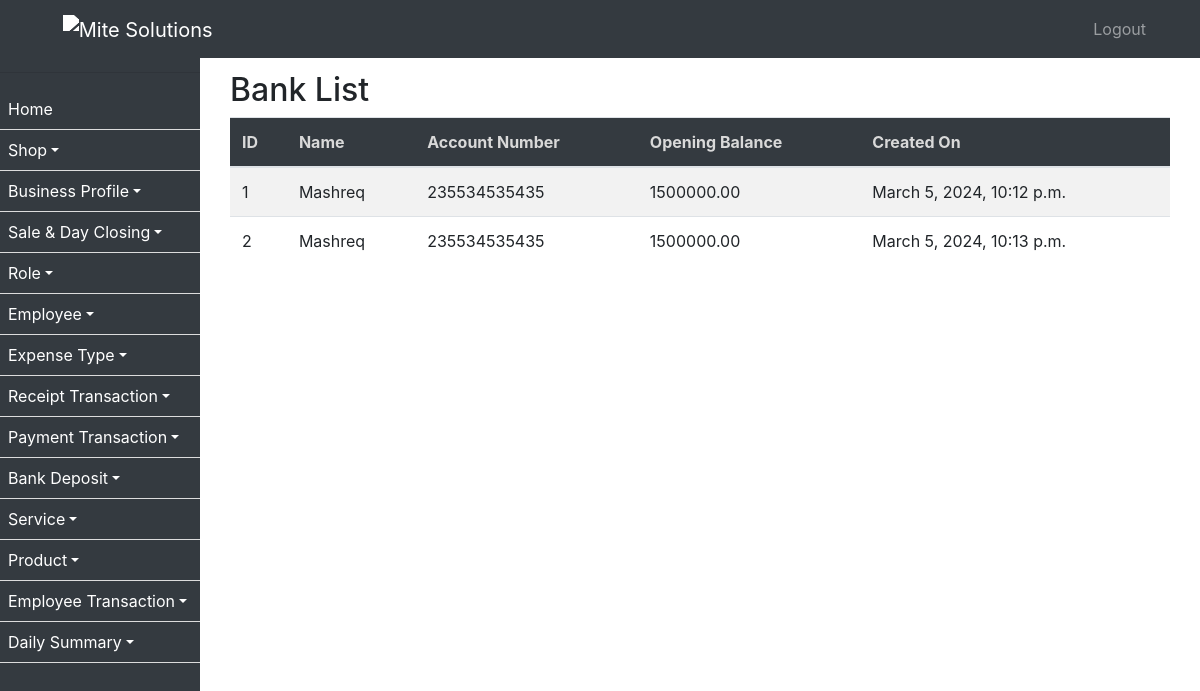
The app's page /banks/ with its own data.
### ezshopapp/models.py (models this page shows, shortened)
class Bank(models.Model):
    name = models.CharField(max_length=255)
    account_number = models.CharField(max_length=50)
    opening_balance = models.DecimalField(max_digits=10, decimal_places=2)
    created_on = models.DateTimeField(auto_now_add=True, null=True)

### ezshopapp/views.py (the view)
# urls.py: path('banks/', BankListView.as_view(), name='bank_list'),
class BankListView(ListView):
    model = Bank
    template_name = 'bank_list.html'

### ezshopapp/templates/bank_list.html
{% extends 'base.html' %}
{% block content %}
<div class="container">
  <h2>Bank List</h2>
  <table class="table table-striped">
    <thead>
      <tr>
        <th>ID</th>
        <th>Name</th>
        <th>Account Number</th>
        <th>Opening Balance</th>
        <th>Created On</th>
      </tr>
    </thead>
    <tbody>
      {% for bank in object_list %}
      <tr>
        <td>{{ bank.id }}</td>
        <td>{{ bank.name }}</td>
        <td>{{ bank.account_number }}</td>
        <td>{{ bank.opening_balance }}</td>
        <td>{{ bank.created_on }}</td>
      </tr>
      {% endfor %}
    </tbody>
  </table>
</div>
{% endblock %}

### ezshopapp/templates/base.html (style rules this page uses)
body { padding-top: 56px; }
thead { background-color: #343a40; color: #d9d9d9; }
table { border:0px !important; }

### records on screen
Bank: id "1", name "Mashreq", account_number "235534535435", opening_balance "1500000.00", created_on "March 5, 2024, 10:12 p.m."
Bank: id "2", name "Mashreq", account_number "235534535435", opening_balance "1500000.00", created_on "March 5, 2024, 10:13 p.m."
